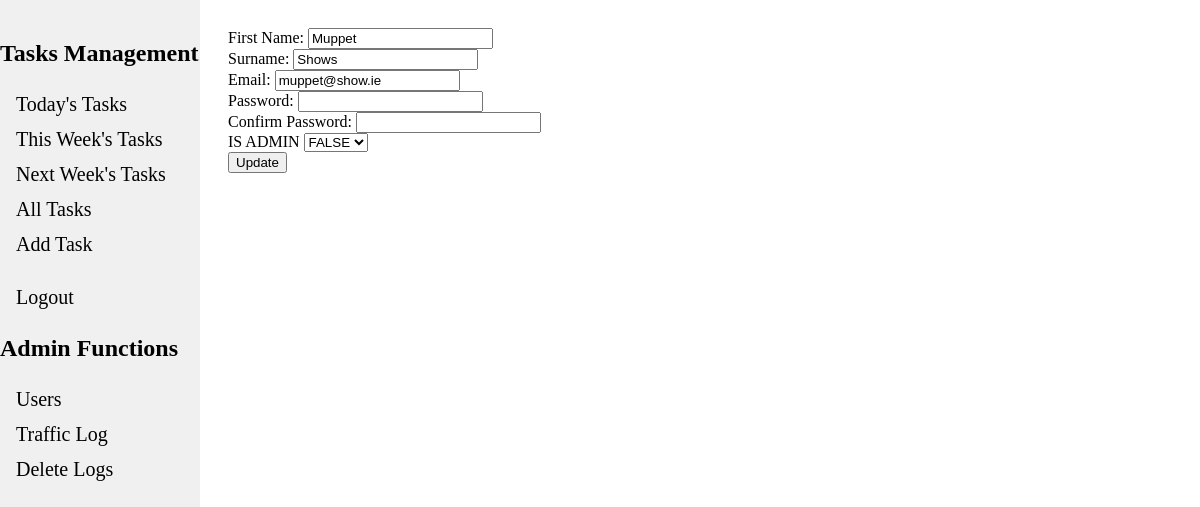
/update_user/3 (signed in), run on an earlier commit of the app's database.
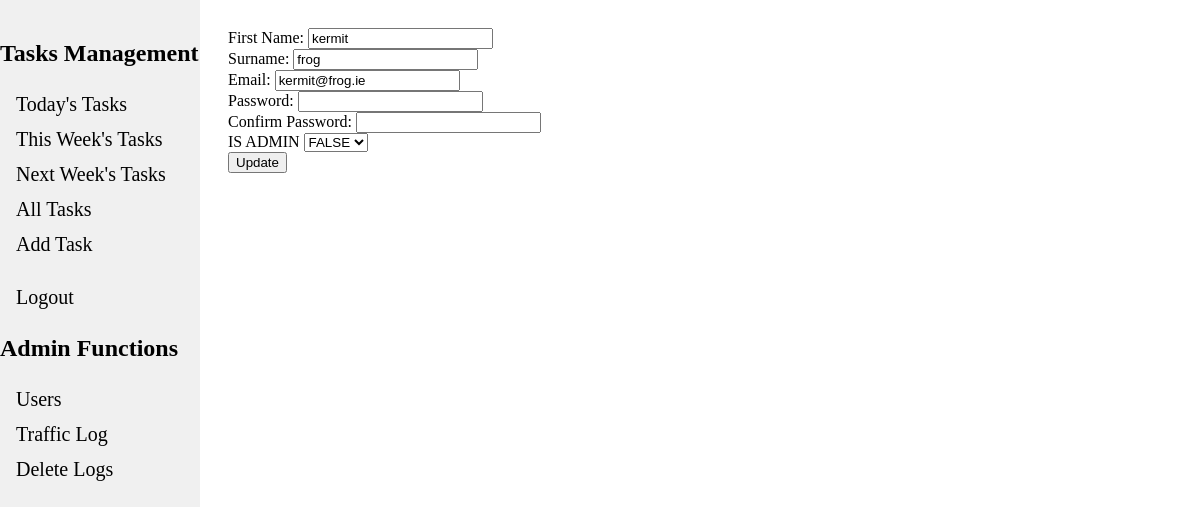
And on a later commit of the database.
### tables this page shows
CREATE TABLE users (
    user_id INTEGER PRIMARY KEY AUTOINCREMENT,
    surname TEXT,
    first_name TEXT,
    email TEXT,
    password TEXT,
    is_admin INTEGER DEFAULT False   /* boolean to identify if user has admin privleges or not */
);

### app.py (the view, shortened to what this page needs)
@app.route("/update_user/<int:user_id>", methods=["GET", "POST"])
@login_required
@admin_required
def update_user(user_id):
    user = g.db.execute("SELECT * FROM users WHERE user_id = ?", (user_id,)).fetchone()
    form = update_user_form()
    print("First Name")
    print(user["first_name"])
    if request.method == "GET":
        print("In GET")
        form.first_name.data = user["first_name"]
        form.surname.data = user["surname"]
        form.email.data = user["email"]
        form.password.data = user["password"]
        form.is_admin.data = user["is_admin"]
    return render_template("update_user_form.html", form=form)

### forms.py
class update_user_form(FlaskForm):
    first_name = StringField("First Name: ", validators=[InputRequired()])
    surname = StringField("Surname: ", validators=[InputRequired()])
    email = StringField("Email: ", validators=[InputRequired()])
    password = PasswordField("Password: ", validators=[InputRequired(message='password')])
    confirm_password = PasswordField("Confirm Password: ", validators=[InputRequired()])
    is_admin = SelectField("IS ADMIN", choices=[(0, "FALSE"), (1, "TRUE")])
    submit = SubmitField("Update")

### app.py (called while the page is built)
@app.before_request
def load_logged_in_user():
    g.user = session.get("user_id", None)
    session_email = session.get("email", None)
    g.is_admin = session.get('is_admin', None) # Could use to gate admin functions
    db = get_db()
    client_ip = request.remote_addr
    endpoint = request.endpoint
    time = datetime.now()
    g.db.execute("""INSERT INTO traffic_logs (time,ip_addr,user_email,endpoint) VALUES (?,?,?,?)""",
            (time,client_ip, session_email, endpoint))
    g.db.commit()

### templates/update_user_form.html (shortened to what this page needs)
{%extends "base.html"%}
{%block content %}
<link rel="stylesheet" href="../../static/baseStyles.css">
<form action="" method="POST" novalidate>
    {{ form.first_name.label }}
    {{ form.first_name() }}
    <br>
    {{ form.surname.label }}
    {{ form.surname() }}
    <br>
    {{ form.email.label }}
    {{ form.email() }}
    <br>
    {{ form.password.label }}
    {{ form.password() }}
    <br>
    {{ form.confirm_password.label }}
    {{ form.confirm_password() }}
    <br>
    {{ form.is_admin.label }}
    {{ form.is_admin() }}
    <br>
    {{ form.submit() }}
    <br>
</form>
{%endblock%}

What changed in the data, as far as the page shows it:
changed users "FALSE": first_name "Muppet" → "kermit"; surname "Shows" → "frog"; email "muppet@show.ie" → "kermit@frog.ie"
